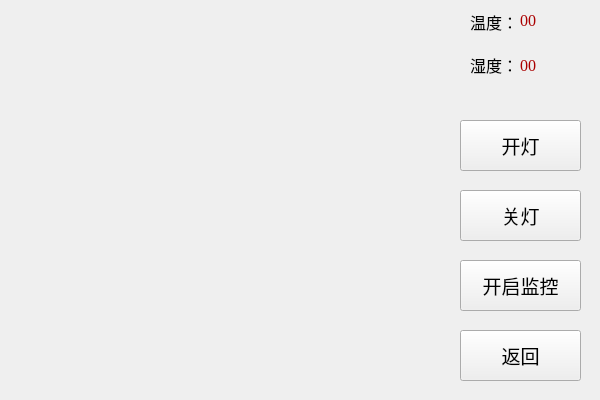
<?xml version="1.0" encoding="UTF-8"?>
<ui version="4.0">
 <class>Widget</class>
 <widget class="QWidget" name="Widget">
  <property name="geometry">
   <rect>
    <x>0</x>
    <y>0</y>
    <width>600</width>
    <height>400</height>
   </rect>
  </property>
  <property name="windowTitle">
   <string>Widget</string>
  </property>
  <widget class="QPushButton" name="exit">
   <property name="geometry">
    <rect>
     <x>460</x>
     <y>330</y>
     <width>121</width>
     <height>51</height>
    </rect>
   </property>
   <property name="font">
    <font>
     <family>楷体</family>
     <pointsize>14</pointsize>
    </font>
   </property>
   <property name="text">
    <string>返回</string>
   </property>
  </widget>
  <widget class="QPushButton" name="led_on">
   <property name="geometry">
    <rect>
     <x>460</x>
     <y>120</y>
     <width>121</width>
     <height>51</height>
    </rect>
   </property>
   <property name="font">
    <font>
     <family>楷体</family>
     <pointsize>14</pointsize>
    </font>
   </property>
   <property name="text">
    <string>开灯</string>
   </property>
  </widget>
  <widget class="QPushButton" name="led_off">
   <property name="geometry">
    <rect>
     <x>460</x>
     <y>190</y>
     <width>121</width>
     <height>51</height>
    </rect>
   </property>
   <property name="font">
    <font>
     <family>楷体</family>
     <pointsize>14</pointsize>
    </font>
   </property>
   <property name="text">
    <string>关灯</string>
   </property>
  </widget>
  <widget class="QPushButton" name="creampushButton">
   <property name="geometry">
    <rect>
     <x>460</x>
     <y>260</y>
     <width>121</width>
     <height>51</height>
    </rect>
   </property>
   <property name="font">
    <font>
     <family>楷体</family>
     <pointsize>14</pointsize>
    </font>
   </property>
   <property name="text">
    <string>开启监控</string>
   </property>
  </widget>
  <widget class="QLabel" name="vedioLabel">
   <property name="geometry">
    <rect>
     <x>10</x>
     <y>30</y>
     <width>441</width>
     <height>291</height>
    </rect>
   </property>
   <property name="text">
    <string/>
   </property>
  </widget>
  <widget class="QLabel" name="temp">
   <property name="geometry">
    <rect>
     <x>470</x>
     <y>10</y>
     <width>41</width>
     <height>21</height>
    </rect>
   </property>
   <property name="font">
    <font>
     <family>楷体</family>
     <pointsize>12</pointsize>
    </font>
   </property>
   <property name="text">
    <string>&lt;html&gt;&lt;head/&gt;&lt;body&gt;&lt;p&gt;&lt;span style=&quot; font-size:12pt;&quot;&gt;温度：&lt;/span&gt;&lt;/p&gt;&lt;/body&gt;&lt;/html&gt;</string>
   </property>
  </widget>
  <widget class="QLabel" name="humi">
   <property name="geometry">
    <rect>
     <x>470</x>
     <y>50</y>
     <width>41</width>
     <height>31</height>
    </rect>
   </property>
   <property name="font">
    <font>
     <family>楷体</family>
     <pointsize>12</pointsize>
    </font>
   </property>
   <property name="text">
    <string>&lt;html&gt;&lt;head/&gt;&lt;body&gt;&lt;p&gt;湿度：&lt;/p&gt;&lt;/body&gt;&lt;/html&gt;</string>
   </property>
  </widget>
  <widget class="QLabel" name="show_temp">
   <property name="geometry">
    <rect>
     <x>520</x>
     <y>0</y>
     <width>61</width>
     <height>41</height>
    </rect>
   </property>
   <property name="font">
    <font>
     <family>Times New Roman</family>
     <pointsize>12</pointsize>
    </font>
   </property>
   <property name="text">
    <string>&lt;html&gt;&lt;head/&gt;&lt;body&gt;&lt;p&gt;&lt;span style=&quot; color:#aa0000;&quot;&gt;00&lt;/span&gt;&lt;/p&gt;&lt;/body&gt;&lt;/html&gt;</string>
   </property>
  </widget>
  <widget class="QLabel" name="show_humi">
   <property name="geometry">
    <rect>
     <x>520</x>
     <y>50</y>
     <width>61</width>
     <height>31</height>
    </rect>
   </property>
   <property name="font">
    <font>
     <family>Times New Roman</family>
     <pointsize>12</pointsize>
    </font>
   </property>
   <property name="text">
    <string>&lt;html&gt;&lt;head/&gt;&lt;body&gt;&lt;p&gt;&lt;span style=&quot; color:#aa0000;&quot;&gt;00&lt;/span&gt;&lt;/p&gt;&lt;/body&gt;&lt;/html&gt;</string>
   </property>
  </widget>
 </widget>
 <layoutdefault spacing="6" margin="11"/>
 <resources/>
 <connections/>
</ui>
